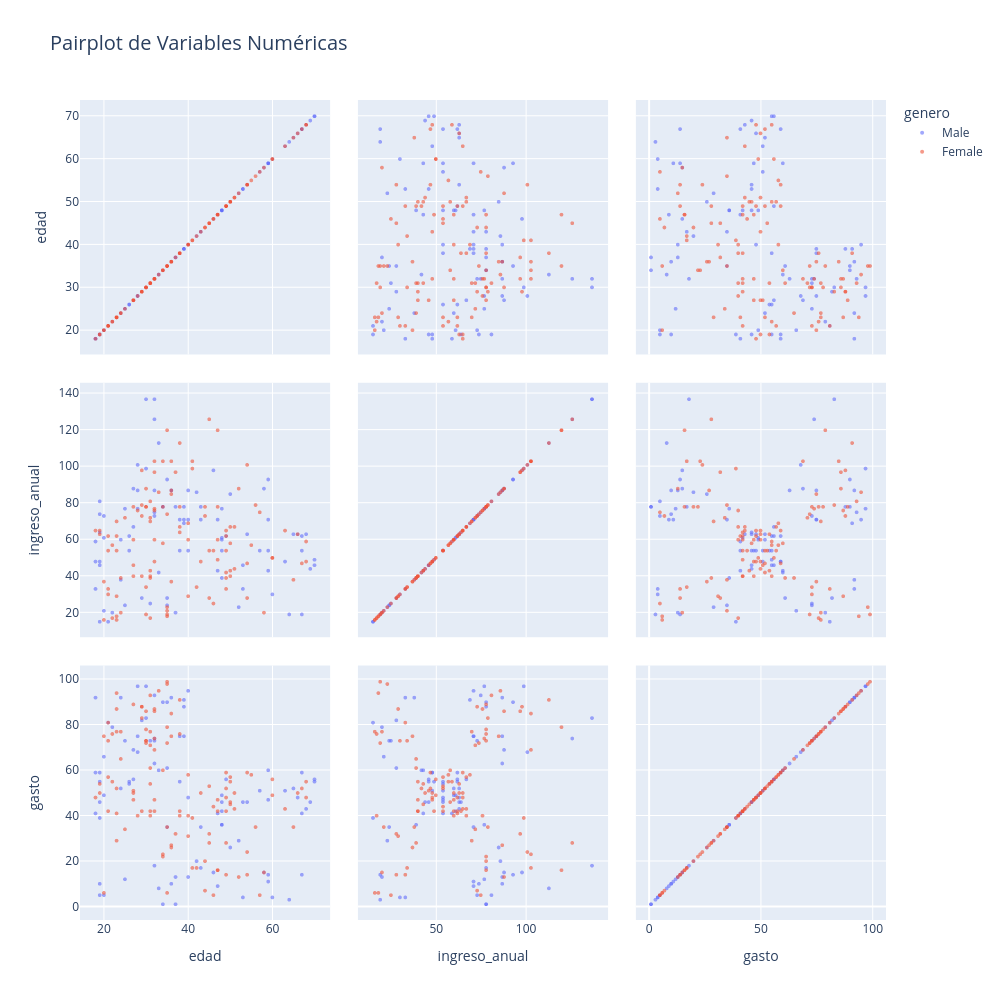

The cell this chart's notebook holds for it:
### Code cell
# Esta celda va de regalo: léela con calma y ejecútala
# Pairplot: cada punto es un cliente, coloreado por género
plot_pairplot(df, COLS_MALL, color='genero')

### Figure 1 — Plotly figure (JSON) as saved in the notebook; plotly's stock layout.template omitted (floating-point values rounded to 4 significant figures)
{"data": [{"diagonal": {"visible": true}, "dimensions": [{"axis": {"matches": true}, "label": "edad", "values": [19, 21, 64, 67, 37, 22, 20, 52, 35, 25, 31, 29, 35, 60, 53, 18, 24, 48, 33, 59, 47, 69, 53, 70, 19, 63, 18, 19, 70, 59, 26, 40, 57, 38, 67, 48, 18, 48, 24, 48, 20, 67, 26, 49, 54, 68, 66, 65, 19, 27, 39, 43, 40, 59, 38, 47, 39, 20, 32, 19, 32, 25, 28, 48, 34, 43, 39, 37, 34, 19, 50, 42, 32, 40, 28, 36, 36, 58, 27, 59, 35, 46, 30, 28, 33, 32, 32, 30]}, {"axis": {"matches": true}, "label": "ingreso_anual", "values": [15, 15, 19, 19, 20, 20, 21, 23, 24, 24, 25, 28, 28, 30, 33, 33, 38, 39, 42, 43, 43, 44, 46, 46, 46, 48, 48, 48, 49, 54, 54, 54, 54, 54, 54, 54, 59, 60, 60, 61, 61, 62, 62, 62, 63, 63, 63, 63, 64, 67, 69, 71, 71, 71, 71, 71, 71, 73, 73, 74, 75, 77, 77, 77, 78, 78, 78, 78, 78, 81, 85, 86, 87, 87, 87, 87, 87, 88, 88, 93, 93, 98, 99, 101, 113, 126, 137, 137]}, {"axis": {"matches": true}, "label": "gasto", "values": [39, 81, 3, 14, 13, 79, 66, 29, 35, 73, 73, 82, 61, 4, 4, 92, 92, 36, 60, 60, 41, 46, 46, 56, 55, 51, 59, 59, 55, 47, 54, 48, 51, 55, 41, 46, 41, 49, 52, 42, 49, 59, 55, 56, 46, 43, 48, 52, 46, 56, 91, 35, 95, 11, 75, 9, 75, 5, 73, 10, 93, 12, 97, 36, 90, 17, 88, 1, 1, 5, 26, 20, 63, 13, 75, 10, 92, 15, 69, 14, 90, 15, 97, 68, 8, 74, 18, 83]}], "hovertemplate": "genero=Male<br>%{xaxis.title.text}=%{x}<br>%{yaxis.title.text}=%{y}<extra></extra>", "legendgroup": "Male", "marker": {"color": "#636efa", "opacity": 0.6, "size": 4, "symbol": "circle"}, "name": "Male", "showlegend": true, "type": "splom"}, {"diagonal": {"visible": true}, "dimensions": [{"axis": {"matches": true}, "label": "edad", "values": [20, 23, 31, 22, 35, 23, 30, 35, 58, 24, 35, 35, 46, 54, 45, 40, 23, 21, 49, 21, 42, 30, 36, 20, 65, 31, 49, 24, 50, 27, 29, 31, 49, 31, 50, 51, 27, 67, 54, 43, 68, 32, 47, 60, 60, 45, 23, 49, 46, 21, 55, 22, 34, 50, 68, 40, 32, 47, 27, 23, 49, 21, 66, 19, 38, 18, 19, 63, 49, 51, 50, 38, 40, 23, 31, 25, 31, 29, 44, 35, 57, 28, 32, 32, 34, 44, 38, 47, 27, 30, 30, 56, 29, 31, 36, 33, 36, 52, 30, 37, 32, 29, 41, 54, 41, 36, 34, 32, 38, 47, 35, 45]}, {"axis": {"matches": true}, "label": "ingreso_anual", "values": [16, 16, 17, 17, 18, 18, 19, 19, 20, 20, 21, 23, 25, 28, 28, 29, 29, 30, 33, 33, 34, 34, 37, 37, 38, 39, 39, 39, 40, 40, 40, 40, 42, 43, 43, 44, 46, 47, 47, 48, 48, 48, 49, 50, 50, 54, 54, 54, 54, 54, 57, 57, 58, 58, 59, 60, 60, 60, 60, 62, 62, 62, 63, 63, 64, 65, 65, 65, 65, 67, 67, 67, 69, 70, 70, 72, 72, 73, 73, 74, 75, 76, 76, 77, 78, 78, 78, 78, 78, 78, 78, 79, 79, 81, 85, 86, 87, 88, 88, 97, 97, 98, 99, 101, 103, 103, 103, 103, 113, 120, 120, 126]}, {"axis": {"matches": true}, "label": "gasto", "values": [6, 77, 40, 76, 6, 94, 72, 99, 15, 77, 35, 98, 5, 14, 32, 31, 87, 73, 14, 81, 17, 73, 26, 75, 35, 61, 28, 65, 55, 47, 42, 42, 52, 54, 45, 50, 51, 52, 59, 50, 48, 47, 42, 49, 56, 53, 52, 42, 44, 57, 58, 55, 60, 46, 55, 40, 42, 47, 50, 41, 48, 42, 50, 54, 42, 48, 50, 43, 59, 43, 57, 40, 58, 29, 77, 34, 71, 88, 7, 72, 5, 40, 87, 74, 22, 20, 76, 16, 89, 78, 73, 35, 83, 93, 75, 95, 27, 13, 86, 32, 86, 88, 39, 24, 17, 85, 23, 69, 91, 16, 79, 28]}], "hovertemplate": "genero=Female<br>%{xaxis.title.text}=%{x}<br>%{yaxis.title.text}=%{y}<extra></extra>", "legendgroup": "Female", "marker": {"color": "#EF553B", "opacity": 0.6, "size": 4, "symbol": "circle"}, "name": "Female", "showlegend": true, "type": "splom"}], "layout": {"dragmode": "select", "height": 1000, "legend": {"title": {"text": "genero"}, "tracegroupgap": 0}, "title": {"font": {"size": 20}, "text": "Pairplot de Variables Numéricas"}, "width": 1000}}
